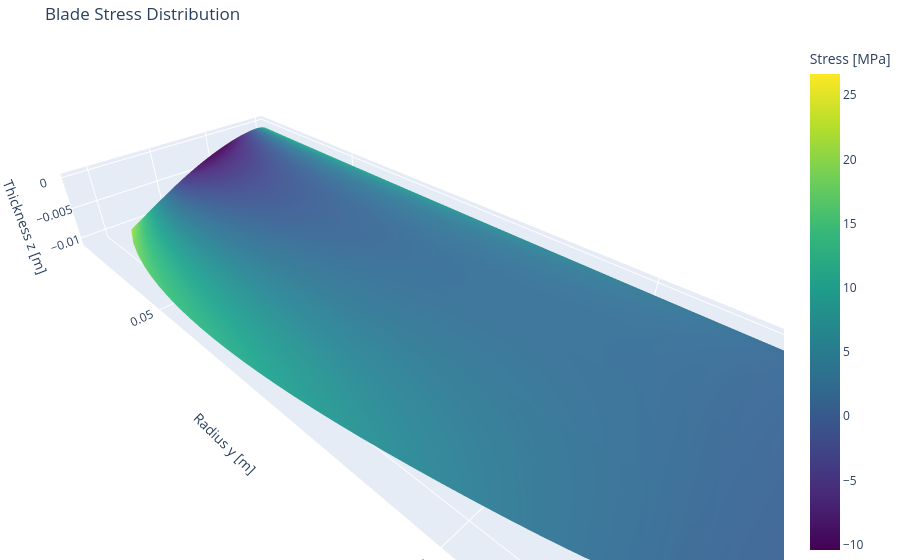

Notebook code for this chart:
### Code cell
import plotly.graph_objects as go

geom = propeller.geometry
r = np.asarray(geom["r"])
chord = np.asarray(geom["chord"])
twist = np.radians(np.asarray(geom["twist"]))
airfoils = geom["airfoil"]

sigma_c = np.asarray(sigma_c)
sigma_b = np.asarray(sigma_b)

if sigma_b.ndim == 1:
    sigma_total = sigma_c + sigma_b
    sigma_total = sigma_total[:, np.newaxis]
else:
    sigma_total = sigma_b + sigma_c[:, np.newaxis]

n_sections = len(r)
n_points = airfoils[0].shape[0]

X = np.zeros((n_sections, n_points))
Y = np.zeros((n_sections, n_points))
Z = np.zeros((n_sections, n_points))
S = np.zeros((n_sections, n_points))

for i in range(n_sections):
    coords = np.asarray(airfoils[i])
    x_local = coords[:, 0] * chord[i]
    z_local = coords[:, 1] * chord[i]

    if hasattr(propeller, "com_shift_forward") and hasattr(propeller, "com_shift_up"):
        x_local = x_local + propeller.com_shift_forward[i] * chord[i]
        z_local = z_local + propeller.com_shift_up[i] * chord[i]

    cos_t = np.cos(twist[i])
    sin_t = np.sin(twist[i])
    x_rot = x_local * cos_t + z_local * sin_t
    z_rot = -x_local * sin_t + z_local * cos_t

    X[i, :] = x_rot
    Y[i, :] = r[i]
    Z[i, :] = z_rot

    if sigma_total.ndim == 2 and sigma_total.shape[1] == n_points:
        S[i, :] = sigma_total[i, :]
    else:
        S[i, :] = sigma_total[i]

S_mpa = S / 1e6

fig = go.Figure(
    data=go.Surface(
        x=X,
        y=Y,
        z=Z,
        surfacecolor=S_mpa,
        colorscale="Viridis",
        colorbar=dict(title="Stress [MPa]"),
    )
 )

fig.update_layout(
    title="Blade Stress Distribution",
    scene=dict(
        xaxis_title="Chordwise x [m]",
        yaxis_title="Radius y [m]",
        zaxis_title="Thickness z [m]",
        aspectmode="data",
    ),
    margin=dict(l=0, r=0, t=40, b=0),
 )

fig.show()

### Figure 1 — Plotly figure (JSON) as saved in the notebook; plotly's stock layout.template omitted (floating-point values rounded to 4 significant figures; data arrays with more than 128 entries replaced by an {"elided": "..."} marker saying what was removed)
{"data": [{"colorbar": {"title": {"text": "Stress [MPa]"}}, "colorscale": [[0, "#440154"], [0.1111, "#482878"], [0.2222, "#3e4989"], [0.3333, "#31688e"], [0.4444, "#26828e"], [0.5556, "#1f9e89"], [0.6667, "#35b779"], [0.7778, "#6ece58"], [0.8889, "#b5de2b"], [1, "#fde725"]], "surfacecolor": {"elided": "30x192 float values"}, "type": "surface", "x": {"elided": "30x192 float values"}, "y": {"elided": "30x192 float values"}, "z": {"elided": "30x192 float values"}}], "layout": {"margin": {"b": 0, "l": 0, "r": 0, "t": 40}, "scene": {"aspectmode": "data", "xaxis": {"title": {"text": "Chordwise x [m]"}}, "yaxis": {"title": {"text": "Radius y [m]"}}, "zaxis": {"title": {"text": "Thickness z [m]"}}}, "title": {"text": "Blade Stress Distribution"}}}
